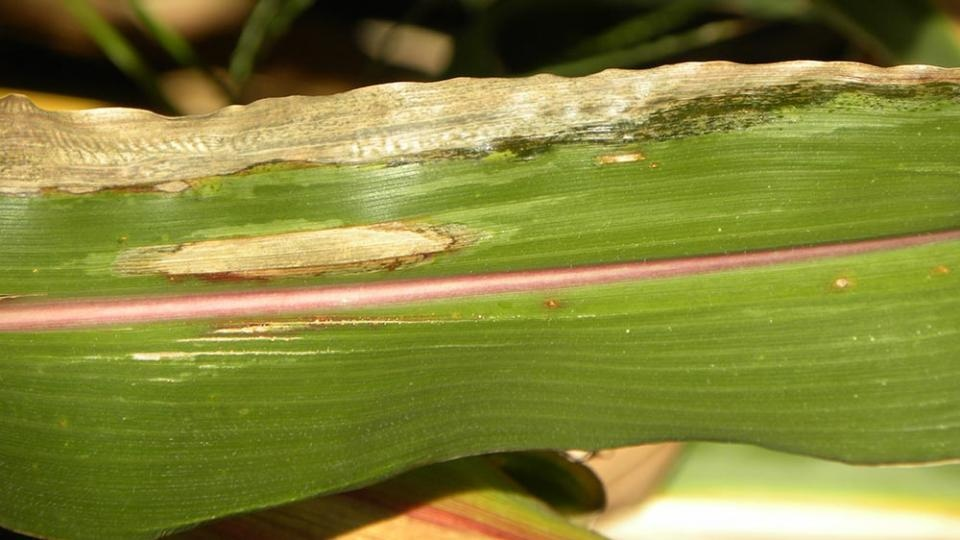
#> input picture results/mvp5_crops/maiz/02c.jpg, 960 x 540 px
$ python -i crop_leaves_mvp5.py   (imports and definitions only)
#> lines starting #> are read from the running program, lines starting #| are printed output that depends on the picture; after the words box and inside, x2 and y2 are one past the last pixel; in counts of white or black regions, pixels touching at a corner belong together
#> further down, picture is the input picture: shape (540, 960, 3); mean B, G, R 57.7, 131.9, 131.6
import sys
import os
import json
from pathlib import Path
import cv2
import numpy as np
from PIL import Image

# Configurar stdout para UTF-8 en Windows
# [5 lines not run here, left out]

ROOT_DIR = Path(__file__).resolve().parent.parent
if str(ROOT_DIR) not in sys.path:
    sys.path.insert(0, str(ROOT_DIR))

def detect_leaf_region(img_bgr):
    """
    Localizador foliar analítico no contaminado basado en:
    1. Índice de Exceso de Verde (ExG = 2G - R - B) para saliencia vegetativa.
    2. Espacio de color HSV (rango de hojas: verdes, amarillas cloróticas y pardas necróticas).
    3. Segmentación morfológica con filtrado de componentes conectados.
    4. Bounding Box envolvente con padding del 5%.
    """
    h, w = img_bgr.shape[:2]
#> h = 540; w = 960
    total_area = h * w
#> total_area = 518400

    # 1. Calcular Exceso de Verde (ExG)
    b, g, r = cv2.split(img_bgr.astype(np.float32))
    denom = r + g + b + 1e-5
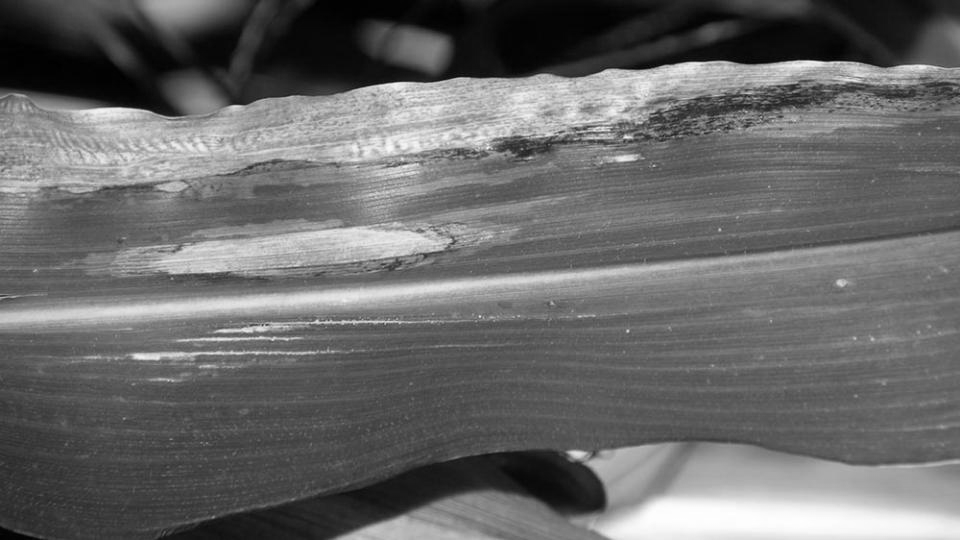
#> denom: shape (540, 960) float32; min 7, max 765, mean 321.2; drawn with min black and max white
    r_norm = r / denom
    g_norm = g / denom
    b_norm = b / denom
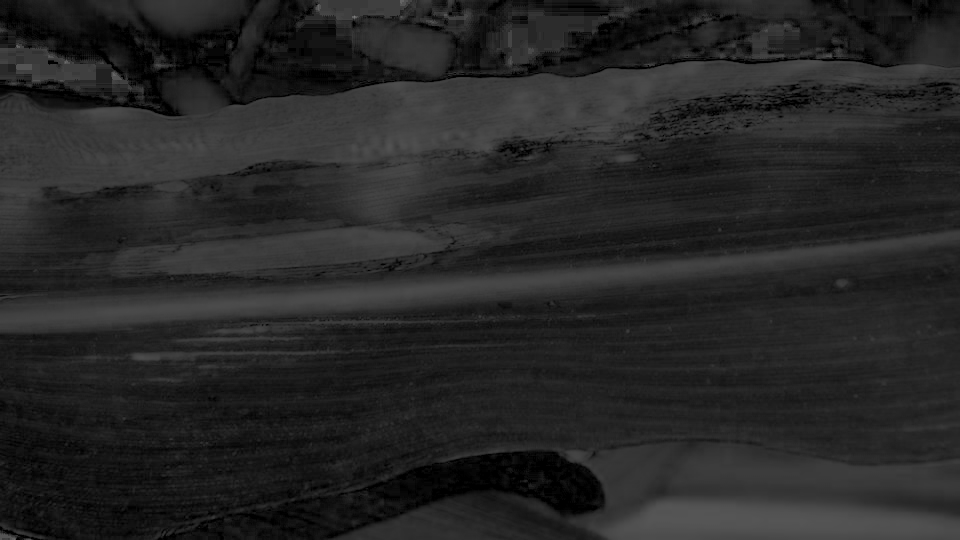
#> b_norm: shape (540, 960) float32; min 0, max 0.5, mean 0.152
    exg = 2 * g_norm - r_norm - b_norm
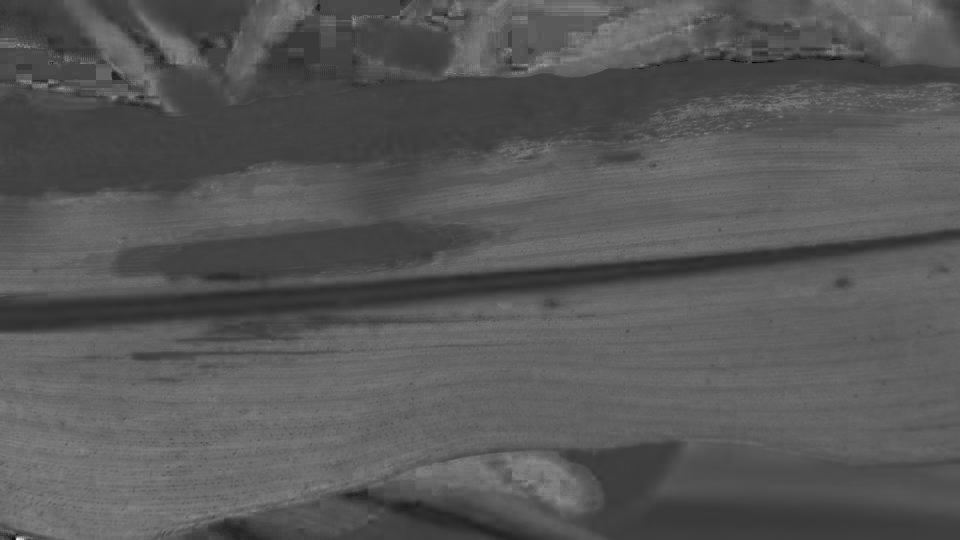
#> exg: shape (540, 960) float32; min -0.538, max 1.82, mean 0.278; drawn with min black and max white

    # 2. Máscara HSV para tejido foliar (Verde vivo + amarilleo clorótico + marchitamiento marrón)
    hsv = cv2.cvtColor(img_bgr, cv2.COLOR_BGR2HSV)
#> hsv: shape (540, 960, 3); mean H, S, V 29.8, 165.6, 140.5
    mask_green = cv2.inRange(hsv, (20, 25, 25), (95, 255, 255))
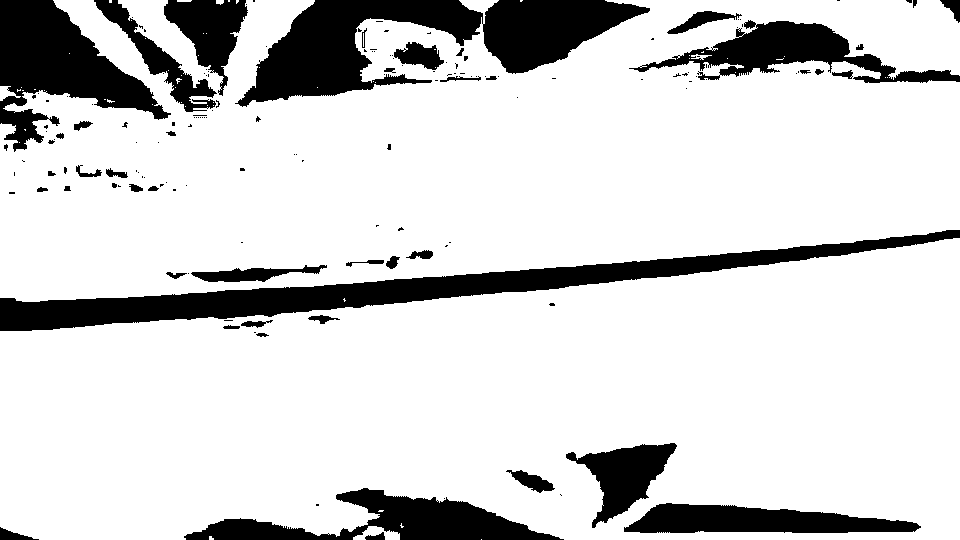
#> mask_green: shape (540, 960); 82.9% white; 159 black regions (114 under 20 px), largest, box (x1, y1, x2, y2) and area: (0, 230, 960, 331) 19711, (235, 0, 650, 107) 19409, (0, 0, 171, 152) 11620
    mask_yellow_brown = cv2.inRange(hsv, (10, 30, 30), (25, 255, 200))
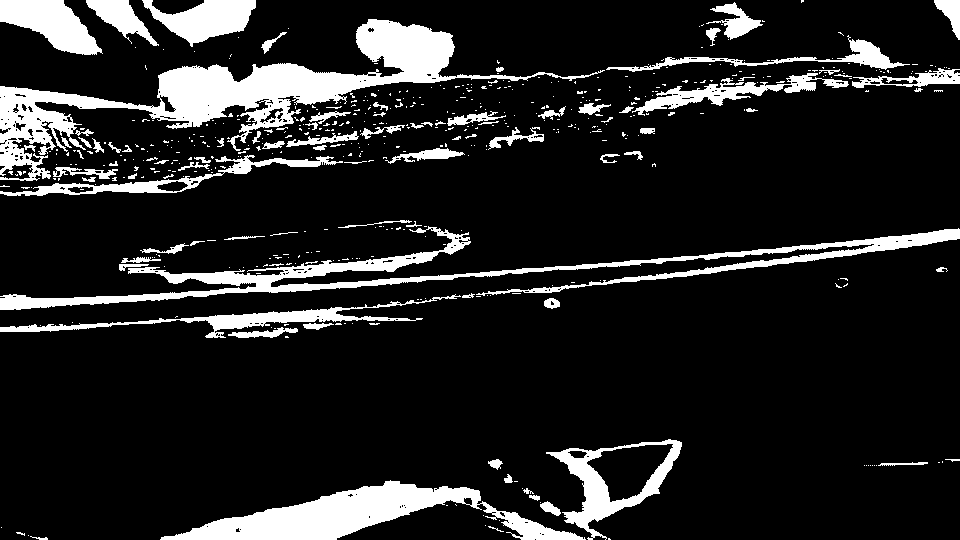
#> mask_yellow_brown: shape (540, 960); 13.6% white; 527 white regions (436 under 20 px), largest, box (x1, y1, x2, y2) and area: (0, 19, 605, 181) 18592, (0, 226, 960, 310) 11347, (160, 480, 586, 540) 9660
    hsv_mask = cv2.bitwise_or(mask_green, mask_yellow_brown)
#> hsv_mask: shape (540, 960); 88.5% white; 270 black regions (224 under 20 px), largest, box (x1, y1, x2, y2) and area: (256, 0, 650, 76) 15933, (0, 244, 874, 328) 13359, (0, 22, 160, 108) 6726

    # 3. Combinar ExG + HSV
    exg_uint8 = np.clip((exg + 1) * 127.5, 0, 255).astype(np.uint8)
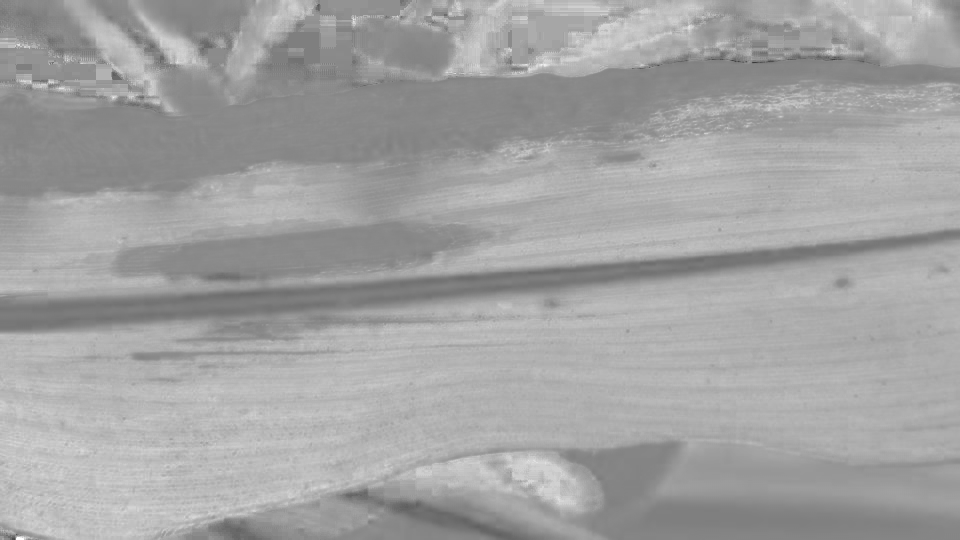
#> exg_uint8: shape (540, 960); min 58, max 255, mean 162.5
    _, exg_thresh = cv2.threshold(exg_uint8, 0, 255, cv2.THRESH_BINARY + cv2.THRESH_OTSU)
#> exg_thresh: shape (540, 960); 60.7% white; 296 black regions (262 under 20 px), largest, box (x1, y1, x2, y2) and area: (0, 0, 960, 344) 154461, (440, 437, 960, 540) 32132, (178, 485, 580, 540) 12495
    combined_mask = cv2.bitwise_or(exg_thresh, hsv_mask)
#> combined_mask: shape (540, 960); 91.3% white; 320 black regions (268 under 20 px), largest, box (x1, y1, x2, y2) and area: (0, 244, 874, 328) 13359, (624, 503, 921, 533) 6007, (256, 0, 412, 76) 5513

    # 4. Operaciones morfológicas para consolidar la región foliar
    kernel = cv2.getStructuringElement(cv2.MORPH_ELLIPSE, (7, 7))
    cleaned_mask = cv2.morphologyEx(combined_mask, cv2.MORPH_CLOSE, kernel, iterations=2)
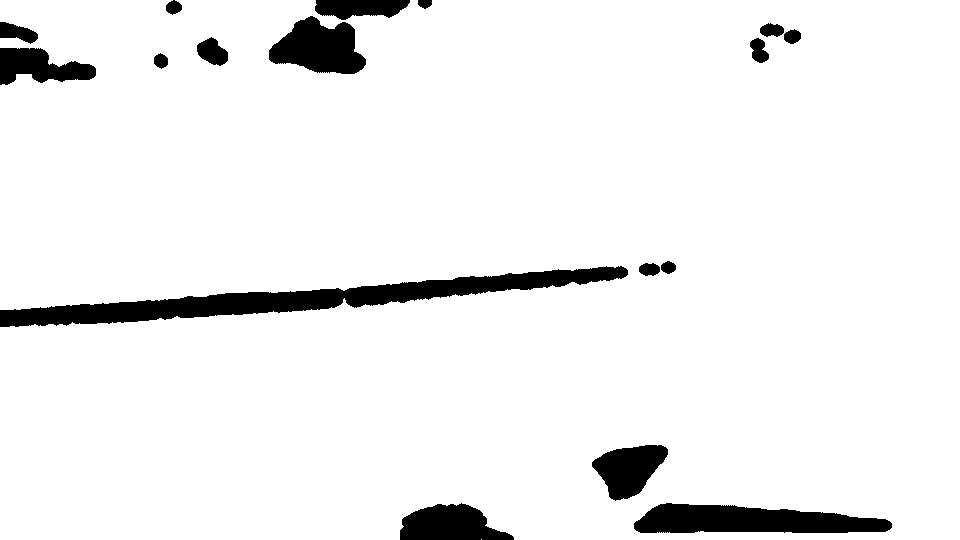
#> cleaned_mask: shape (540, 960); 93.7% white; 17 black regions, largest, box (x1, y1, x2, y2) and area: (0, 266, 628, 327) 11309, (634, 503, 892, 533) 5638, (269, 16, 366, 74) 3695
    cleaned_mask = cv2.morphologyEx(cleaned_mask, cv2.MORPH_OPEN, kernel, iterations=1)
#> cleaned_mask: shape (540, 960); 93.7% white; 12 black regions

    # 5. Encontrar contornos
    contours, _ = cv2.findContours(cleaned_mask, cv2.RETR_EXTERNAL, cv2.CHAIN_APPROX_SIMPLE)
#> contours = 3 contours; box (x1, y1, x2, y2) and area: (0, 0, 960, 540) 493088, (0, 37, 28, 49) 220, (318, 15, 341, 29) 202

    if not contours:
        return None, 0.0, "LOCALIZATION_FAILURE", 0.0

    # Seleccionar el contorno foliar más significativo o fusionar racimos cercanos
    valid_contours = [c for c in contours if cv2.contourArea(c) > (0.03 * total_area)]
#> valid_contours = 1 contour; box (x1, y1, x2, y2) and area: (0, 0, 960, 540) 493088

    if not valid_contours:
        # Fallback al contorno más grande
        largest_c = max(contours, key=cv2.contourArea)
        x, y, bw, bh = cv2.boundingRect(largest_c)
        area_ratio = (bw * bh) / total_area
        conf = float(cv2.contourArea(largest_c) / (bw * bh + 1e-5))
        status = "LOW_CONFIDENCE" if area_ratio >= 0.08 else "LOCALIZATION_FAILURE"
        return [int(x), int(y), int(bw), int(bh)], float(area_ratio), status, float(conf)

    # Unir contornos válidos para capturar la hoja completa (incluso si la necrosis corta el verde)
    all_points = np.vstack(valid_contours)
#> all_points = contour of 957 points, box (x1, y1, x2, y2) (0, 0, 960, 540), area 493088
    x, y, bw, bh = cv2.boundingRect(all_points)
#> x = 0; y = 0; bw = 960; bh = 540

    # Añadir padding del 5%
    pad_x = int(bw * 0.05)
#> pad_x = 48
    pad_y = int(bh * 0.05)
#> pad_y = 27
    x1 = max(0, x - pad_x)
#> x1 = 0
    y1 = max(0, y - pad_y)
#> y1 = 0
    x2 = min(w, x + bw + pad_x)
#> x2 = 960
    y2 = min(h, y + bh + pad_y)
#> y2 = 540

    final_bw = x2 - x1
#> final_bw = 960
    final_bh = y2 - y1
#> final_bh = 540
    area_ratio = float((final_bw * final_bh) / total_area)
#> area_ratio = 1
    leaf_pixels = np.sum([cv2.contourArea(c) for c in valid_contours])
#> leaf_pixels = 493088.5
    conf = float(np.clip(leaf_pixels / (final_bw * final_bh + 1e-5), 0.1, 1.0))
#> conf = 0.951

    if 0.10 <= area_ratio <= 0.98 and conf >= 0.35:
        status = "VALID_CROP"
    elif area_ratio < 0.10:
        status = "LOCALIZATION_FAILURE"
    else:
        status = "LOW_CONFIDENCE"

    return [int(x1), int(y1), int(final_bw), int(final_bh)], area_ratio, status, conf

# [121 lines left out: function run_leaf_cropping, not called in this run]

# [2 lines not run here, left out]

>>> import cv2
>>> picture = cv2.imread('../results/mvp5_crops/maiz/02c.jpg')
>>> result = detect_leaf_region(picture)
#> result = ([0, 0, 960, 540], 1, 'LOW_CONFIDENCE', 0.951)

$ run again, on results/mvp5_crops/manzana/1b321015-6e33-4f18-aade-888f4383fe92.jpeg.jpg
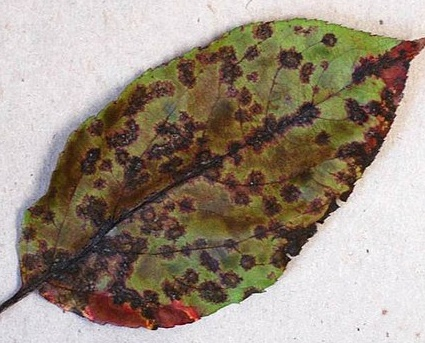
#> input picture results/mvp5_crops/manzana/1b321015-6e33-4f18-aade-888f4383fe92.jpeg.jpg, 425 x 343 px
#> picture is the input picture: shape (343, 425, 3); mean B, G, R 128.7, 142.7, 155.7
#> hsv: shape (343, 425, 3); mean H, S, V 70, 72, 157
#> in detect_leaf_region, `mask_green = cv2.inRange(hsv, (20, 25, 25), (95, 255, 255))`:
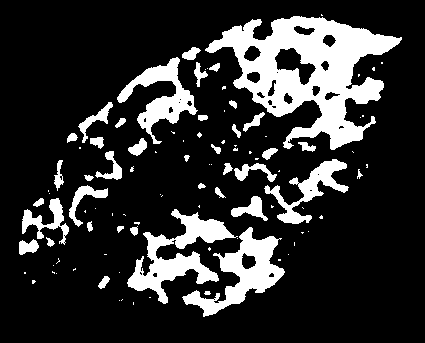
#> mask_green: shape (343, 425); 18.6% white; 100 white regions (60 under 20 px), largest, box (x1, y1, x2, y2) and area: (205, 16, 402, 150) 11520, (127, 209, 238, 304) 3438, (182, 227, 285, 317) 3093
#> mask_yellow_brown: shape (343, 425); 27.4% white; 145 white regions (116 under 20 px), largest, box (x1, y1, x2, y2) and area: (19, 30, 404, 317) 37062, (56, 288, 86, 311) 357, (248, 15, 295, 42) 327
#> hsv_mask: shape (343, 425); 38% white; 111 white regions (92 under 20 px), largest, box (x1, y1, x2, y2) and area: (19, 15, 404, 317) 53567, (56, 288, 86, 311) 357, (97, 272, 112, 290) 177
#> exg_thresh: shape (343, 425); 19.1% white; 111 white regions (79 under 20 px), largest, box (x1, y1, x2, y2) and area: (203, 17, 400, 154) 11519, (182, 223, 285, 316) 2977, (118, 58, 209, 145) 2316
#> combined_mask: shape (343, 425); 38% white; 110 white regions (91 under 20 px), largest, box (x1, y1, x2, y2) and area: (19, 15, 404, 317) 53576, (56, 288, 86, 311) 357, (97, 272, 112, 290) 177
#> in detect_leaf_region, `cleaned_mask = cv2.morphologyEx(cleaned_mask, cv2.MORPH_OPEN, kernel, ..`:
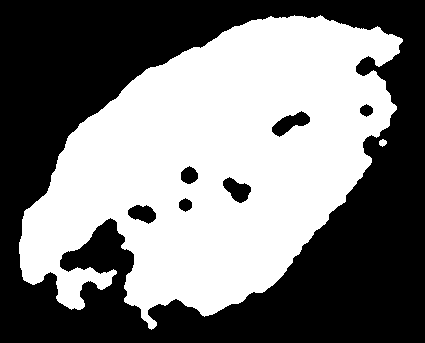
#> cleaned_mask: shape (343, 425); 48.5% white; 2 white regions
#> contours = 2 contours; box (x1, y1, x2, y2) and area: (19, 15, 403, 330) 71742, (379, 139, 387, 147) 34
#> valid_contours = 1 contour; box (x1, y1, x2, y2) and area: (19, 15, 403, 330) 71742
#> all_points = contour of 783 points, box (x1, y1, x2, y2) (19, 15, 403, 330), area 71742
#> x = 19; y = 15; bw = 384; bh = 315
#> pad_x = 19
#> pad_y = 15
#> x1 = 0
#> x2 = 422
#> y2 = 343
#> final_bw = 422
#> final_bh = 343
#> area_ratio = 0.993
#> leaf_pixels = 71742.5
#> conf = 0.496
#> result = ([0, 0, 422, 343], 0.993, 'LOW_CONFIDENCE', 0.496)

$ run again, on results/mvp5_crops/papa/20090710-lateblight.jpg
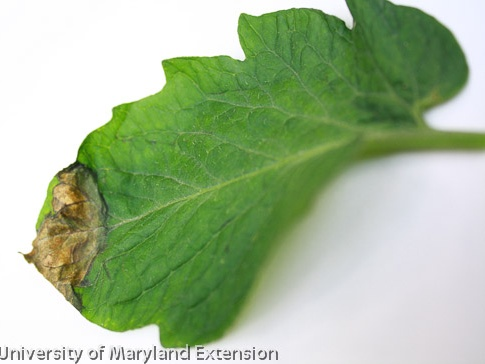
#> input picture results/mvp5_crops/papa/20090710-lateblight.jpg, 485 x 364 px
#> picture is the input picture: shape (364, 485, 3); mean B, G, R 149.1, 185.3, 163.9
#> hsv: shape (364, 485, 3); mean H, S, V 57.7, 73, 187.3
#> in detect_leaf_region, `mask_green = cv2.inRange(hsv, (20, 25, 25), (95, 255, 255))`:
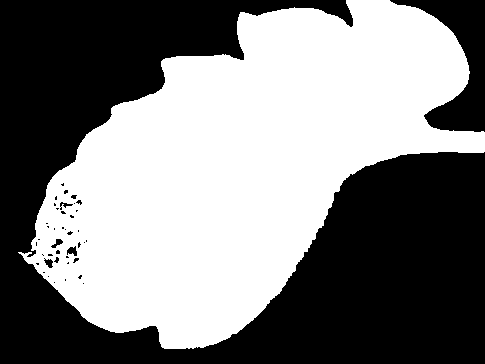
#> mask_green: shape (364, 485); 50.5% white; 43 black regions (37 under 20 px), largest, box (x1, y1, x2, y2) and area: (0, 0, 485, 364) 82148, (390, 0, 485, 132) 4887, (67, 246, 77, 256) 65, (44, 258, 53, 268) 52, (51, 239, 63, 248) 51, (60, 202, 73, 210) 40
#> mask_yellow_brown: shape (364, 485); 2.1% white; 6 white regions (5 under 20 px), largest, box (x1, y1, x2, y2) and area: (24, 172, 95, 297) 3750
#> hsv_mask: shape (364, 485); 50.7% white; 14 black regions (11 under 20 px), largest, box (x1, y1, x2, y2) and area: (0, 0, 485, 364) 82119, (390, 0, 485, 132) 4887, (44, 259, 52, 265) 22
#> exg_thresh: shape (364, 485); 43.5% white; 21 white regions (18 under 20 px), largest, box (x1, y1, x2, y2) and area: (64, 0, 485, 348) 76344, (36, 176, 59, 229) 371, (65, 218, 74, 224) 23
#> in detect_leaf_region, `cleaned_mask = cv2.morphologyEx(combined_mask, cv2.MORPH_CLOSE, kernel..`:
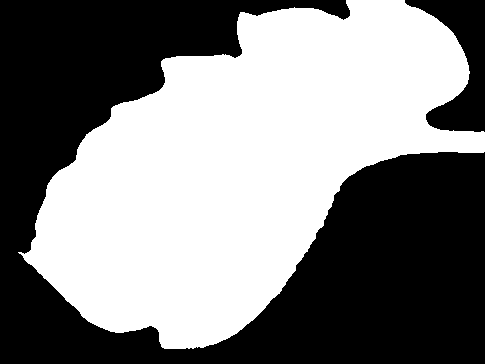
#> cleaned_mask: shape (364, 485); 50.9% white; 2 black regions, box (x1, y1, x2, y2) and area: (0, 0, 485, 364) 81938, (405, 0, 485, 132) 4813
#> contours = 1 contour; box (x1, y1, x2, y2) and area: (23, 0, 485, 349) 89115
#> valid_contours has the same summary as contours
#> all_points = contour of 587 points, box (x1, y1, x2, y2) (23, 0, 485, 349), area 89115
#> x = 23; y = 0; bw = 462; bh = 349
#> pad_x = 23
#> pad_y = 17
#> x1 = 0
#> x2 = 485
#> y2 = 364
#> final_bw = 485
#> final_bh = 364
#> area_ratio = 1
#> leaf_pixels = 89115
#> conf = 0.505
#> result = ([0, 0, 485, 364], 1, 'LOW_CONFIDENCE', 0.505)

$ run again, on results/mvp5_crops/papa/2540_600.jpg
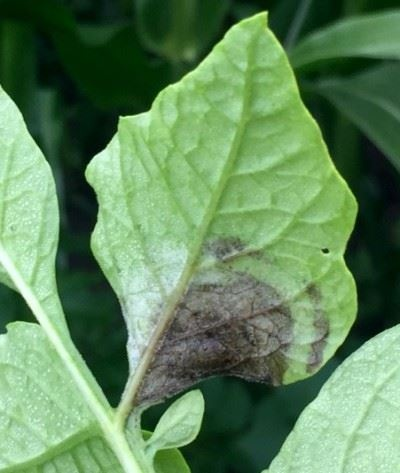
#> input picture results/mvp5_crops/papa/2540_600.jpg, 400 x 473 px
#> picture is the input picture: shape (473, 400, 3); mean B, G, R 92.5, 135.3, 96.6
#> hsv: shape (473, 400, 3); mean H, S, V 59.3, 116.6, 135.4
#> mask_green: shape (473, 400); 92.2% white; 105 black regions (78 under 20 px), largest, box (x1, y1, x2, y2) and area: (141, 277, 279, 403) 5737, (354, 136, 400, 339) 3585, (38, 53, 84, 106) 1026
#> mask_yellow_brown: shape (473, 400); 0.86% white; 27 white regions (18 under 20 px), largest, box (x1, y1, x2, y2) and area: (202, 308, 272, 366) 1132, (160, 319, 174, 341) 110, (151, 342, 161, 357) 76
#> hsv_mask: shape (473, 400); 92.5% white; 107 black regions (79 under 20 px), largest, box (x1, y1, x2, y2) and area: (141, 277, 279, 403) 4888, (354, 136, 400, 339) 3585, (38, 53, 84, 106) 1026
#> exg_thresh: shape (473, 400); 25.1% white; 83 white regions (68 under 20 px), largest, box (x1, y1, x2, y2) and area: (0, 0, 300, 232) 24254, (292, 56, 400, 361) 10033, (177, 377, 308, 473) 4785
#> combined_mask: shape (473, 400); 95.1% white; 86 black regions (65 under 20 px), largest, box (x1, y1, x2, y2) and area: (141, 277, 279, 403) 4888, (361, 138, 400, 226) 1394, (132, 308, 163, 363) 455
#> in detect_leaf_region, `cleaned_mask = cv2.morphologyEx(combined_mask, cv2.MORPH_CLOSE, kernel..`:
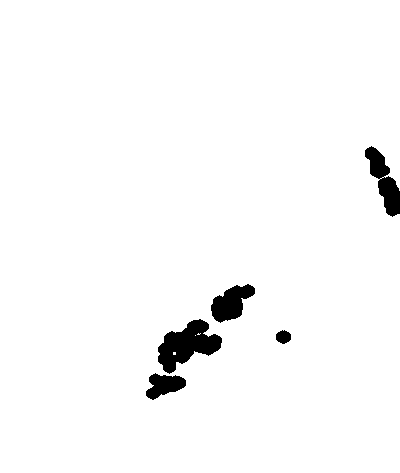
#> cleaned_mask: shape (473, 400); 97.5% white; 5 black regions, box (x1, y1, x2, y2) and area: (158, 319, 222, 374) 1844, (365, 146, 400, 217) 1117, (211, 284, 255, 323) 1001, (146, 373, 186, 400) 658, (276, 330, 291, 344) 157
#> contours = 1 contour; box (x1, y1, x2, y2) and area: (0, 0, 400, 473) 187134
#> valid_contours has the same summary as contours
#> all_points = contour of 59 points, box (x1, y1, x2, y2) (0, 0, 400, 473), area 187134
#> x = 0; bw = 400; bh = 473
#> pad_x = 20
#> pad_y = 23
#> x1 = 0
#> x2 = 400
#> y2 = 473
#> final_bw = 400
#> final_bh = 473
#> area_ratio = 1
#> leaf_pixels = 187133.5
#> conf = 0.989
#> result = ([0, 0, 400, 473], 1, 'LOW_CONFIDENCE', 0.989)
